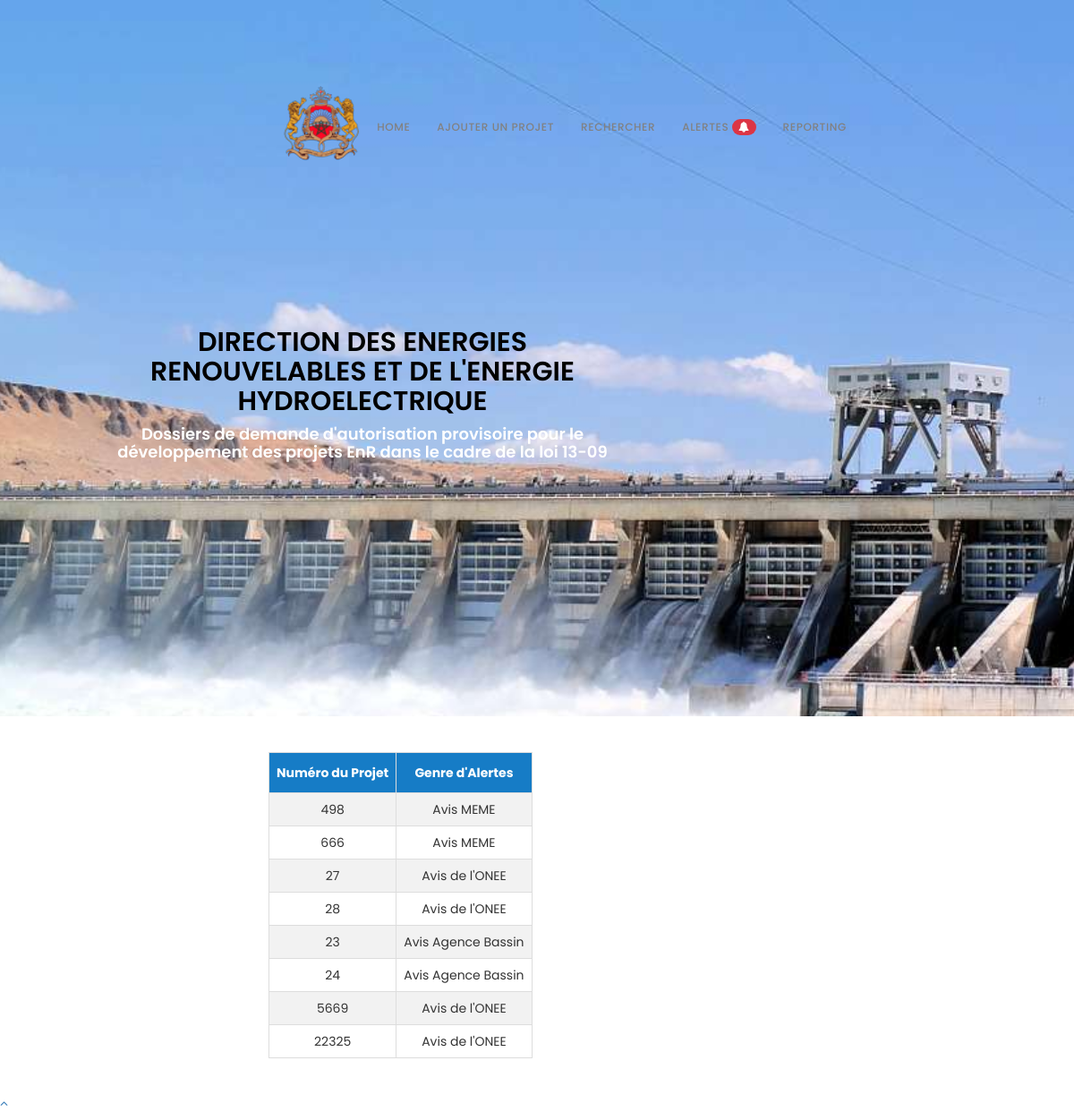
/alertes_hyd.php, run on the app's committed database.
### tables this page shows
CREATE TABLE IF NOT EXISTS `energiehydroelectrique` (
  `Numero` int NOT NULL,
  `Demandeur` varchar(500) NOT NULL,
  `Nom du projet` varchar(500) NOT NULL,
  `Region` varchar(500) NOT NULL,
  `Province` varchar(500) NOT NULL,
  `Localite` varchar(500) NOT NULL,
  `Puissance` float NOT NULL,
  `Productible previsionnel` float NOT NULL,
  `Co2 evite TCO2/an` float NOT NULL,
  `Source energie` varchar(500) NOT NULL,
  `Coordonnees Geographique/Coordonnees Lambert` varchar(500) NOT NULL,
  `Investissement du projet` float NOT NULL,
  `Etat avancement` varchar(500) NOT NULL,
  `Depot a la DEREE` varchar(500) NOT NULL,
  `Envoi du dossier a l'ONEE` varchar(500) NOT NULL,
  `Reponse ONEE` varchar(500) NOT NULL,
  `Depot du complement du dossier par le developpeur` varchar(500) NOT NULL,
  `Envoi du complement du dossier a l'ONEE` varchar(500) NOT NULL,
  `Reponse ONEE en Cas Du 2 Complement` varchar(500) NOT NULL,
  `Depot du 2 complement du dossier par le developpeur` varchar(500) NOT NULL,
  `Envoi du 2 complement du dossier a l'ONEE` varchar(500) NOT NULL,
  `Reponse ONEE en Cas Du 3 Complement` varchar(500) NOT NULL,
  `Depot du 3 complement du dossier par le developpeur` varchar(500) NOT NULL,
  `Envoi du 3 complement du dossier a l'ONEE` varchar(500) NOT NULL,
  `Reponse ONEE en Cas Du 4 Complement` varchar(500) NOT NULL,
  `Depot du 4 complement du dossier par le developpeur` varchar(500) NOT NULL,
  `Envoi du 4 complement du dossier a l'ONEE` varchar(500) NOT NULL,
  `Avis de l'ONEE` varchar(500) NOT NULL,
  `Envoi du dossier au departement eau` varchar(500) NOT NULL,
  `Reponse Departement de l'eau` varchar(500) NOT NULL,
  `Depot du complement du dossier par le developpeur/ABH` varchar(500) NOT NULL,
  `Envoi du complement du dossier a l'ABH` varchar(500) NOT NULL,
  `Reponse Departement de l'eau en Cas Du 2 Complement` varchar(100) NOT NULL,
  `Depot du 2 complement du dossier par le developpeur/ABH` varchar(100) NOT NULL,
  `Envoi du 2 complement du dossier a l'ABH` varchar(100) NOT NULL,
  `Reponse Departement de l'eau en Cas Du 3 Complement` varchar(100) NOT NULL,
  `Depot du 3 complement du dossier par le developpeur/ABH` varchar(100) NOT NULL,
  `Envoi du 3 complement du dossier a l'ABH` varchar(100) NOT NULL,
  `Reponse Departement de l'eau en Cas Du 4 Complement` varchar(100) NOT NULL,
  `Depot du 4 complement du dossier par le developpeur/ABH` varchar(100) NOT NULL,
  `Envoi du 4 complement du dossier a l'ABH` varchar(100) NOT NULL,
  `Avis Agence Bassin` varchar(500) NOT NULL,
  `Avis MEME` varchar(500) NOT NULL,
  `Observations` varchar(500) NOT NULL,
  PRIMARY KEY (`Numero`)
);

### alertes_hyd.php (the view, shortened to what this page needs)
<!DOCTYPE html>
<html lang="en">
<head>
    <link rel="stylesheet" href="css/bootstrap.min.css">
    <link rel="stylesheet" href="css/animate.css">
    <link rel="stylesheet" href="css/font-awesome.min.css">
    <link rel="stylesheet" href="css/owl.theme.css">
    <link rel="stylesheet" href="css/owl.carousel.css">
    <link rel="stylesheet" href="css/hydr.css">
    <link rel="stylesheet" href="https://cdnjs.cloudflare.com/ajax/libs/font-awesome/4.7.0/css/font-awesome.min.css">
</head>
<body data-spy="scroll" data-offset="50" data-target=".navbar-collapse">
<div class="navbar navbar-fixed-top custom-navbar" role="navigation">
    <div class="container">
        <div class="navbar-header">
            <img src="images/roy.png" >
        </div>
        <div class="collapse navbar-collapse">
            <ul class="nav navbar-nav navbar-right">
                <li><a href="home.php" class="smoothScroll">Home</a></li>
                <li><a href="EnergieHydro.php" class="smoothScroll">Ajouter Un Projet</a></li>
                <li><a href="hyd_search.php" class="smoothScroll">Rechercher</a></li>
                <li> <a href="#alertes"  class="smoothScroll">Alertes <span class="badge"><i class="fa fa-bell" aria-hidden="true"></i>
               </span></a></li>
                <li><a href="report_hyd.php" class="smoothScroll">Reporting</a></li>
            </ul>
        </div>
    </div>
</div>
<section id="intro" class="parallax-section">
    <div class="container">
        <div class="row">
            <div class="wow fadeInUp col-md-7 col-sm-7" data-wow-delay="0.6s" >
                <h2  style="text-align: center; color: black;">Direction des Energies Renouvelables et de l'energie hydroelectrique		</h2>
                <h4 >Dossiers de demande d'autorisation provisoire pour le développement des projets EnR dans le cadre de la loi 13-09</h4>
            </div>
        </div>
    </div>
</section>
<br><br>
<section id="alertes" class="parallax-section">
    <table id="center">
         <tr>
             <th>Numéro du Projet</th>
             <th>Genre d'Alertes</th>
             </tr>
             <?php
             require_once("db.php");
             $today = date("Y-m-d");
             $sqli="select * from `energiehydroelectrique` ";
             $result=mysqli_query($link,$sqli);
             while ($row = mysqli_fetch_assoc($result)) {
                 $input=substr($row['Depot a la DEREE'], 0, 10);
                 $date1=date('Y-m-d', strtotime($input. ' + 15 days'));
                 if($date1<=$today and $row["Avis de l'ONEE"]==NULL)
                 {
                     echo "<tr>";
                     echo "<td>".$row['Numero'] ."</td>";
                     echo "<td>Avis de l'ONEE</td>";
                     echo "</tr>";
                 }
                 else {
                     $input1=substr($row["Avis de l'ONEE"], -10);
                     $date2=date('Y-m-d', strtotime($input1. ' + 1 month'));
                     if($date2<=$today and $row["Avis Agence Bassin"]==NULL)
                     {
                         echo "<tr>";
                         echo "<td>".$row['Numero'] ."</td>";
                         echo "<td>Avis Agence Bassin</td>";
                         echo "</tr>";
                     }
                     else
                     {
                         $input2=substr($row["Avis Agence Bassin"], -10);
                         $date3=date('Y-m-d', strtotime($input2. ' + 3 months'));
                         if($date3<=$today and $row["Avis MEME"]==NULL)
                         {
                             echo "<tr>";
                             echo "<td>".$row['Numero'] ."</td>";
                             echo "<td>Avis MEME</td>";
                             echo "</tr>";
                         }
                     }
                 }
             }
             ?>
    </table>
    <br><br>
</section>
<a href="#back-top" class="go-top"><i class="fa fa-angle-up"></i></a>
</body>
</html>

### css/hydr.css (style rules this page uses)
.custom-navbar .nav li a .badge { background-color: #dc3545 !important; }
tbody>tr>td { margin: 0 20px; }
table { display: block; overflow-x: auto; white-space: nowrap; margin-left: auto; margin-right: auto; table-layout: fixed; }
#center { border-collapse: collapse; width: 50%; align-items:center; }
#center .th, td { text-align: center; padding: 8px; }
#center td, #center th { border: 1px solid #ddd; padding: 8px; }
#center tr:nth-child(even) { background-color: #f2f2f2; }
#center th { padding-top: 12px; padding-bottom: 12px; text-align: center; color: white; background-color: #167cc6; }
body { background: #ffffff; font-family: 'Poppins', sans-serif; font-style: normal; font-weight: 400; }
h1,h2,h3,h4,h5,h6 { font-weight: 600; }
h2 { font-size: 30px; text-transform: uppercase; }
a { text-decoration: none !important; outline: none; }
.parallax-section { background-attachment: fixed !important; background-size: cover !important; }
.custom-navbar { margin-bottom: 0; background-color: #101010; }
.custom-navbar .nav li a { color: rgb(129, 129, 129); font-size: 12px; font-weight: 500; letter-spacing: 0.6px; text-transform: uppercase; line-height: 40px; transition: all 0.4s ease-in-out; }
@media (min-width:768px) { .custom-navbar { padding: 20px 0; border-bottom: 0; background: 0 0; } }
#intro { background: url('../images/hydro.jpg') 50% 0 repeat-y fixed; -webkit-background-size: cover; background-size: cover; background-position: center center; color: #ffffff; display: -webkit-box; display: -webkit-flex; display: -ms-flexbox; display: flex; -webkit-box-align: center; -webkit-align-items: center; -ms-flex-align: center; align-items: center; height: 100vh; text-align: center; }
* { box-sizing: border-box; font-family: "Poppins", sans-serif; }
.container { margin-top: 70px; margin-left: 90px; width: 90%; display: flex; justify-content: center; align-items: center; }

### data on the page
energiehydroelectrique: Numero "498"
energiehydroelectrique: Numero "666"
energiehydroelectrique: Numero "27"
energiehydroelectrique: Numero "28"
energiehydroelectrique: Numero "23"
energiehydroelectrique: Numero "24"
energiehydroelectrique: Numero "5669"
energiehydroelectrique: Numero "22325"
